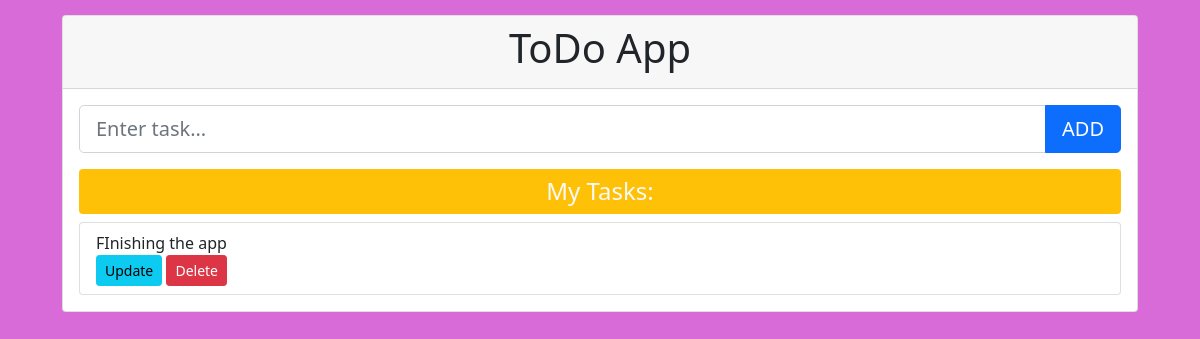
Before: / with the older database file.
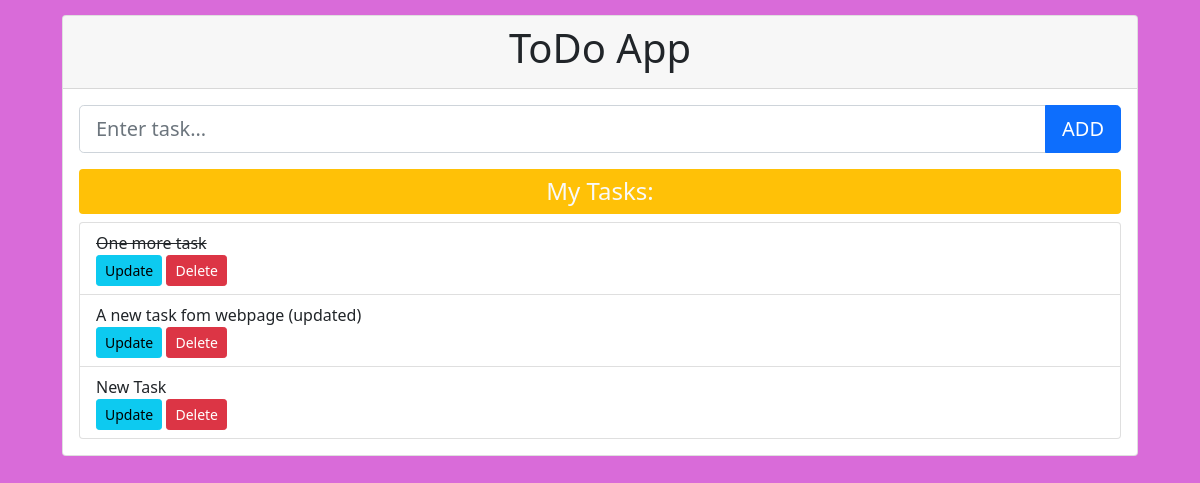
After: the same page with the newer database file.
### appTodoList/models.py (models this page shows, shortened)
class Task(models.Model):
    title = models.CharField(max_length=350)
    completed = models.BooleanField(default=False)
    created = models.DateTimeField(auto_now_add=True)

### appTodoList/views.py (the view)
# urls.py: path('', views.index_view, name="index"),
def index_view(request):
    form = TaskForm()
    if request.method == 'POST':
        form = TaskForm(request.POST)
        if form.is_valid():
            form.save()
            return redirect('index')
    tasks = Task.objects.all()
    context = {
        'form': form,
        'tasks': tasks,
    }
    return render(request, 'index.html', context)

### appTodoList/forms.py
class TaskForm(forms.ModelForm):
    class Meta:
        model = Task
        fields = "__all__"  # include all fields in form
    title = forms.CharField(
        widget=forms.TextInput(
            attrs={
                "class": "form-control form-control-lg",
                "placeholder": "Enter task...",
            }
        ),
    )
    completed = forms.CharField(
        required=False,
        widget=forms.widgets.CheckboxInput(attrs={"class": "form-check-input"}),
    )

### templates/index.html (shortened to what this page needs)
{% extends 'base.html' %}
{% block content %}
<div class="card">
    <div class="card-header">
        <h1 class="text-center">ToDo App</h1>
    </div>
    <div class="card-body">
        <form method="post">
            <div class="input-group mb-3">
                {{form.title}}
                <button type="submit" class="btn btn-primary btn-lg">ADD</button>
            </div>
        </form>
        <h4 class="bg-warning text-light py-2 rounded text-center">My Tasks:</h4>
        <ul class="list-group">
            {% for task in tasks %}
            <li class="list-group-item list-group-item-action">
                {% if task.completed == True %}
                <strike>{{task.title}} </strike>
                {% else %}
                {{task.title}}
                {% endif %}
                <div class="float-right">
                    <a href="{% url 'update_task' task.id %}" class="btn btn-sm btn-info">Update</a>
                    <a href="{% url 'delete_task' task.id %}" class="btn btn-sm btn-danger">Delete</a>
                </div>
            </li>
            {% endfor %}
        </ul>
    </div>
</div>
{% endblock content %}

### templates/base.html (shortened to what this page needs)
<!doctype html>
{% load static %}
<html lang="en">
<head>
    <link rel="stylesheet" href="https://stackpath.bootstrapcdn.com/bootstrap/5.0.0-alpha1/css/bootstrap.min.css"
>
    <link rel="stylesheet" href="{% static 'css/style.css'%}">
</head>
<body>
    <div class="container">
        {% block content %}
        {% endblock content %}
    </div>
</body>
</html>

### static/css/style.css (style rules this page uses)
body { padding-top: 15px; background-color: #d96bd9; }
.container { max-width: 1100px; }

Changed rows visible on the page:
removed Task: title "FInishing the app"
added Task: title "One more task"
added Task: title "A new task fom webpage (updated)"
added Task: title "New Task"
